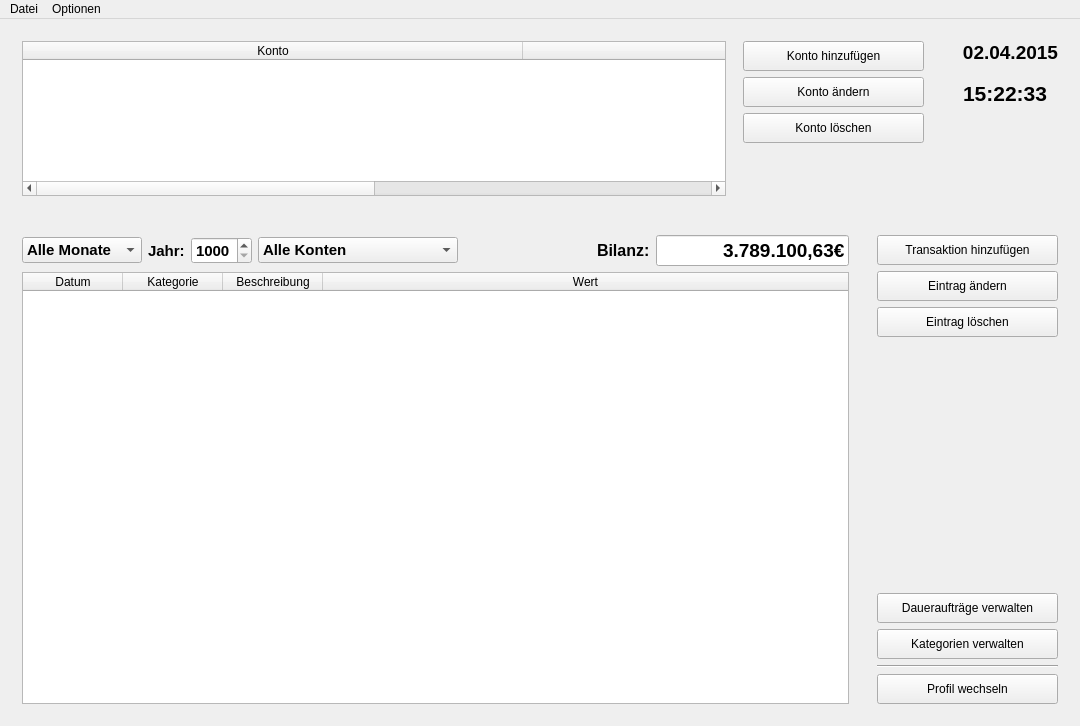
<?xml version="1.0" encoding="UTF-8"?>
<ui version="4.0">
 <class>CoinKeeperClass</class>
 <widget class="QMainWindow" name="CoinKeeperClass">
  <property name="geometry">
   <rect>
    <x>0</x>
    <y>0</y>
    <width>1080</width>
    <height>726</height>
   </rect>
  </property>
  <property name="windowTitle">
   <string>CoinKeeper</string>
  </property>
  <widget class="QWidget" name="centralWidget">
   <layout class="QVBoxLayout" name="verticalLayout_4">
    <property name="rightMargin">
     <number>0</number>
    </property>
    <property name="bottomMargin">
     <number>0</number>
    </property>
    <item>
     <widget class="QWidget" name="widget" native="true">
      <property name="sizePolicy">
       <sizepolicy hsizetype="Preferred" vsizetype="Maximum">
        <horstretch>0</horstretch>
        <verstretch>0</verstretch>
       </sizepolicy>
      </property>
      <property name="minimumSize">
       <size>
        <width>0</width>
        <height>100</height>
       </size>
      </property>
      <layout class="QHBoxLayout" name="horizontalLayout">
       <item>
        <widget class="QTableWidget" name="tableAccounts">
         <property name="editTriggers">
          <set>QAbstractItemView::NoEditTriggers</set>
         </property>
         <property name="alternatingRowColors">
          <bool>true</bool>
         </property>
         <property name="selectionMode">
          <enum>QAbstractItemView::SingleSelection</enum>
         </property>
         <property name="selectionBehavior">
          <enum>QAbstractItemView::SelectRows</enum>
         </property>
         <attribute name="horizontalHeaderDefaultSectionSize">
          <number>500</number>
         </attribute>
         <attribute name="horizontalHeaderStretchLastSection">
          <bool>true</bool>
         </attribute>
         <column>
          <property name="text">
           <string>Konto</string>
          </property>
         </column>
         <column>
          <property name="text">
           <string>Wert</string>
          </property>
         </column>
        </widget>
       </item>
       <item>
        <widget class="QWidget" name="widget_2" native="true">
         <layout class="QVBoxLayout" name="verticalLayout">
          <property name="topMargin">
           <number>0</number>
          </property>
          <item>
           <widget class="QPushButton" name="buttonAddAccount">
            <property name="minimumSize">
             <size>
              <width>181</width>
              <height>30</height>
             </size>
            </property>
            <property name="text">
             <string>Konto hinzufügen</string>
            </property>
           </widget>
          </item>
          <item>
           <widget class="QPushButton" name="buttonModifyAccount">
            <property name="minimumSize">
             <size>
              <width>0</width>
              <height>30</height>
             </size>
            </property>
            <property name="text">
             <string>Konto ändern</string>
            </property>
           </widget>
          </item>
          <item>
           <widget class="QPushButton" name="buttonDeleteAccount">
            <property name="minimumSize">
             <size>
              <width>0</width>
              <height>30</height>
             </size>
            </property>
            <property name="text">
             <string>Konto löschen</string>
            </property>
           </widget>
          </item>
          <item>
           <spacer name="verticalSpacer_2">
            <property name="orientation">
             <enum>Qt::Vertical</enum>
            </property>
            <property name="sizeHint" stdset="0">
             <size>
              <width>20</width>
              <height>99</height>
             </size>
            </property>
           </spacer>
          </item>
         </layout>
        </widget>
       </item>
       <item>
        <widget class="QWidget" name="widget_3" native="true">
         <layout class="QVBoxLayout" name="verticalLayout_2">
          <property name="topMargin">
           <number>0</number>
          </property>
          <item>
           <widget class="QLabel" name="labelDate">
            <property name="font">
             <font>
              <family>Arial</family>
              <pointsize>14</pointsize>
              <weight>75</weight>
              <bold>true</bold>
             </font>
            </property>
            <property name="text">
             <string>02.04.2015</string>
            </property>
            <property name="alignment">
             <set>Qt::AlignRight|Qt::AlignTrailing|Qt::AlignVCenter</set>
            </property>
           </widget>
          </item>
          <item>
           <widget class="QWidget" name="widget_7" native="true">
            <layout class="QHBoxLayout" name="horizontalLayout_2">
             <item>
              <widget class="QLabel" name="labelTime">
               <property name="sizePolicy">
                <sizepolicy hsizetype="Maximum" vsizetype="Preferred">
                 <horstretch>0</horstretch>
                 <verstretch>0</verstretch>
                </sizepolicy>
               </property>
               <property name="font">
                <font>
                 <family>System</family>
                 <pointsize>16</pointsize>
                 <weight>75</weight>
                 <bold>true</bold>
                </font>
               </property>
               <property name="text">
                <string>15:22:33</string>
               </property>
              </widget>
             </item>
            </layout>
           </widget>
          </item>
          <item>
           <spacer name="verticalSpacer_3">
            <property name="orientation">
             <enum>Qt::Vertical</enum>
            </property>
            <property name="sizeHint" stdset="0">
             <size>
              <width>20</width>
              <height>143</height>
             </size>
            </property>
           </spacer>
          </item>
         </layout>
        </widget>
       </item>
      </layout>
     </widget>
    </item>
    <item>
     <widget class="QWidget" name="widget_6" native="true">
      <property name="minimumSize">
       <size>
        <width>933</width>
        <height>338</height>
       </size>
      </property>
      <layout class="QHBoxLayout" name="horizontalLayout_3">
       <property name="leftMargin">
        <number>0</number>
       </property>
       <item>
        <widget class="QWidget" name="widget_5" native="true">
         <layout class="QGridLayout" name="gridLayout">
          <item row="0" column="2">
           <widget class="QSpinBox" name="spinBoxYear">
            <property name="font">
             <font>
              <family>Arial</family>
              <pointsize>11</pointsize>
              <weight>75</weight>
              <bold>true</bold>
             </font>
            </property>
            <property name="minimum">
             <number>1000</number>
            </property>
            <property name="maximum">
             <number>9999</number>
            </property>
           </widget>
          </item>
          <item row="0" column="6">
           <widget class="QLineEdit" name="txtBalance">
            <property name="sizePolicy">
             <sizepolicy hsizetype="Fixed" vsizetype="Fixed">
              <horstretch>0</horstretch>
              <verstretch>0</verstretch>
             </sizepolicy>
            </property>
            <property name="font">
             <font>
              <family>Arial</family>
              <pointsize>14</pointsize>
              <weight>75</weight>
              <bold>true</bold>
             </font>
            </property>
            <property name="layoutDirection">
             <enum>Qt::LeftToRight</enum>
            </property>
            <property name="text">
             <string>3.789.100,63€</string>
            </property>
            <property name="alignment">
             <set>Qt::AlignRight|Qt::AlignTrailing|Qt::AlignVCenter</set>
            </property>
            <property name="readOnly">
             <bool>true</bool>
            </property>
            <property name="clearButtonEnabled">
             <bool>false</bool>
            </property>
           </widget>
          </item>
          <item row="0" column="0">
           <widget class="QComboBox" name="comboBoxMonth">
            <property name="minimumSize">
             <size>
              <width>120</width>
              <height>0</height>
             </size>
            </property>
            <property name="font">
             <font>
              <family>Arial</family>
              <pointsize>11</pointsize>
              <weight>75</weight>
              <bold>true</bold>
             </font>
            </property>
            <item>
             <property name="text">
              <string>Alle Monate</string>
             </property>
            </item>
            <item>
             <property name="text">
              <string>Januar</string>
             </property>
            </item>
            <item>
             <property name="text">
              <string>Februar</string>
             </property>
            </item>
            <item>
             <property name="text">
              <string>März</string>
             </property>
            </item>
            <item>
             <property name="text">
              <string>April</string>
             </property>
            </item>
            <item>
             <property name="text">
              <string>Mai</string>
             </property>
            </item>
            <item>
             <property name="text">
              <string>Juni</string>
             </property>
            </item>
            <item>
             <property name="text">
              <string>Juli</string>
             </property>
            </item>
            <item>
             <property name="text">
              <string>August</string>
             </property>
            </item>
            <item>
             <property name="text">
              <string>September</string>
             </property>
            </item>
            <item>
             <property name="text">
              <string>Oktober</string>
             </property>
            </item>
            <item>
             <property name="text">
              <string>November</string>
             </property>
            </item>
            <item>
             <property name="text">
              <string>Dezember</string>
             </property>
            </item>
           </widget>
          </item>
          <item row="0" column="3">
           <widget class="QComboBox" name="comboBoxAccount">
            <property name="minimumSize">
             <size>
              <width>200</width>
              <height>0</height>
             </size>
            </property>
            <property name="font">
             <font>
              <family>Arial</family>
              <pointsize>11</pointsize>
              <weight>75</weight>
              <bold>true</bold>
             </font>
            </property>
            <item>
             <property name="text">
              <string>Alle Konten</string>
             </property>
            </item>
           </widget>
          </item>
          <item row="0" column="4">
           <spacer name="horizontalSpacer">
            <property name="orientation">
             <enum>Qt::Horizontal</enum>
            </property>
            <property name="sizeHint" stdset="0">
             <size>
              <width>40</width>
              <height>20</height>
             </size>
            </property>
           </spacer>
          </item>
          <item row="0" column="5">
           <widget class="QLabel" name="labelBalance">
            <property name="font">
             <font>
              <family>Arial</family>
              <pointsize>12</pointsize>
              <weight>75</weight>
              <bold>true</bold>
             </font>
            </property>
            <property name="text">
             <string>Bilanz:</string>
            </property>
           </widget>
          </item>
          <item row="1" column="0" colspan="7">
           <widget class="QTableWidget" name="tableMonthOverview">
            <property name="editTriggers">
             <set>QAbstractItemView::NoEditTriggers</set>
            </property>
            <property name="alternatingRowColors">
             <bool>true</bool>
            </property>
            <property name="selectionMode">
             <enum>QAbstractItemView::SingleSelection</enum>
            </property>
            <property name="selectionBehavior">
             <enum>QAbstractItemView::SelectRows</enum>
            </property>
            <attribute name="horizontalHeaderStretchLastSection">
             <bool>true</bool>
            </attribute>
            <column>
             <property name="text">
              <string>Datum</string>
             </property>
            </column>
            <column>
             <property name="text">
              <string>Kategorie</string>
             </property>
             <property name="foreground">
              <brush brushstyle="SolidPattern">
               <color alpha="255">
                <red>0</red>
                <green>0</green>
                <blue>0</blue>
               </color>
              </brush>
             </property>
            </column>
            <column>
             <property name="text">
              <string>Beschreibung</string>
             </property>
            </column>
            <column>
             <property name="text">
              <string>Wert</string>
             </property>
             <property name="font">
              <font>
               <kerning>true</kerning>
              </font>
             </property>
            </column>
           </widget>
          </item>
          <item row="0" column="1">
           <widget class="QLabel" name="label">
            <property name="font">
             <font>
              <family>Arial</family>
              <pointsize>11</pointsize>
              <weight>75</weight>
              <bold>true</bold>
             </font>
            </property>
            <property name="text">
             <string>Jahr:</string>
            </property>
           </widget>
          </item>
         </layout>
        </widget>
       </item>
       <item>
        <widget class="QWidget" name="widget_4" native="true">
         <layout class="QVBoxLayout" name="verticalLayout_3">
          <item>
           <widget class="QPushButton" name="buttonAddTransaction">
            <property name="minimumSize">
             <size>
              <width>0</width>
              <height>30</height>
             </size>
            </property>
            <property name="text">
             <string>Transaktion hinzufügen</string>
            </property>
           </widget>
          </item>
          <item>
           <widget class="QPushButton" name="buttonChangeTransaction">
            <property name="minimumSize">
             <size>
              <width>0</width>
              <height>30</height>
             </size>
            </property>
            <property name="text">
             <string>Eintrag ändern</string>
            </property>
           </widget>
          </item>
          <item>
           <widget class="QPushButton" name="buttonDeleteTransaction">
            <property name="minimumSize">
             <size>
              <width>181</width>
              <height>30</height>
             </size>
            </property>
            <property name="text">
             <string>Eintrag löschen</string>
            </property>
           </widget>
          </item>
          <item>
           <spacer name="verticalSpacer">
            <property name="orientation">
             <enum>Qt::Vertical</enum>
            </property>
            <property name="sizeHint" stdset="0">
             <size>
              <width>20</width>
              <height>324</height>
             </size>
            </property>
           </spacer>
          </item>
          <item>
           <widget class="QPushButton" name="buttonManageStandingOrders">
            <property name="minimumSize">
             <size>
              <width>0</width>
              <height>30</height>
             </size>
            </property>
            <property name="text">
             <string>Daueraufträge verwalten</string>
            </property>
           </widget>
          </item>
          <item>
           <widget class="QPushButton" name="buttonManageLabels">
            <property name="minimumSize">
             <size>
              <width>181</width>
              <height>30</height>
             </size>
            </property>
            <property name="text">
             <string>Kategorien verwalten</string>
            </property>
           </widget>
          </item>
          <item>
           <widget class="Line" name="line">
            <property name="orientation">
             <enum>Qt::Horizontal</enum>
            </property>
           </widget>
          </item>
          <item>
           <widget class="QPushButton" name="buttonChangeProfile">
            <property name="minimumSize">
             <size>
              <width>181</width>
              <height>30</height>
             </size>
            </property>
            <property name="text">
             <string>Profil wechseln</string>
            </property>
           </widget>
          </item>
         </layout>
        </widget>
       </item>
      </layout>
     </widget>
    </item>
   </layout>
  </widget>
  <widget class="QMenuBar" name="menuBar">
   <property name="geometry">
    <rect>
     <x>0</x>
     <y>0</y>
     <width>1080</width>
     <height>21</height>
    </rect>
   </property>
   <widget class="QMenu" name="menuDatei">
    <property name="title">
     <string>Datei</string>
    </property>
    <addaction name="actionBeenden"/>
   </widget>
   <widget class="QMenu" name="menuEinstellungen">
    <property name="title">
     <string>Optionen</string>
    </property>
    <addaction name="actionEinstellungen"/>
   </widget>
   <addaction name="menuDatei"/>
   <addaction name="menuEinstellungen"/>
  </widget>
  <action name="actionBeenden">
   <property name="text">
    <string>Beenden</string>
   </property>
  </action>
  <action name="actionEinstellungen">
   <property name="text">
    <string>Einstellungen</string>
   </property>
  </action>
 </widget>
 <layoutdefault spacing="6" margin="11"/>
 <resources>
  <include location="../coinkeeper.qrc"/>
 </resources>
 <connections>
  <connection>
   <sender>actionBeenden</sender>
   <signal>triggered()</signal>
   <receiver>CoinKeeperClass</receiver>
   <slot>close()</slot>
   <hints>
    <hint type="sourcelabel">
     <x>-1</x>
     <y>-1</y>
    </hint>
    <hint type="destinationlabel">
     <x>539</x>
     <y>362</y>
    </hint>
   </hints>
  </connection>
 </connections>
</ui>
